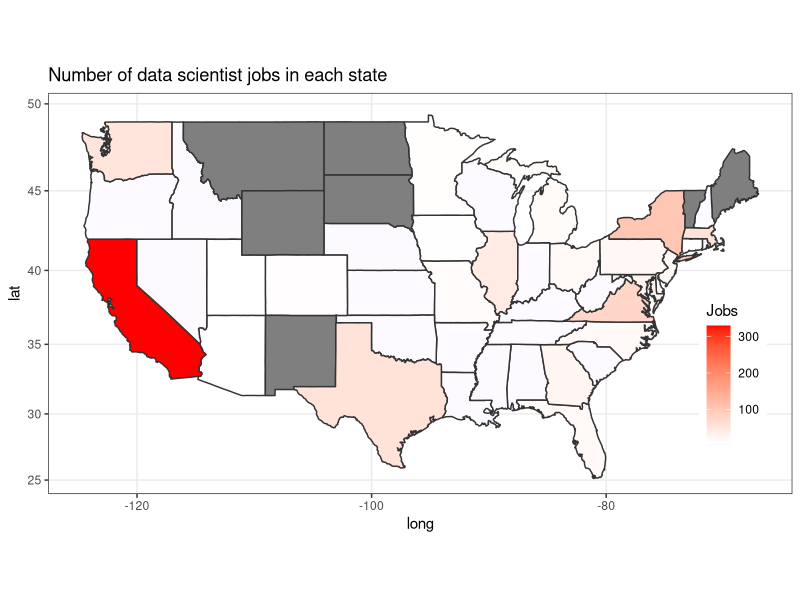
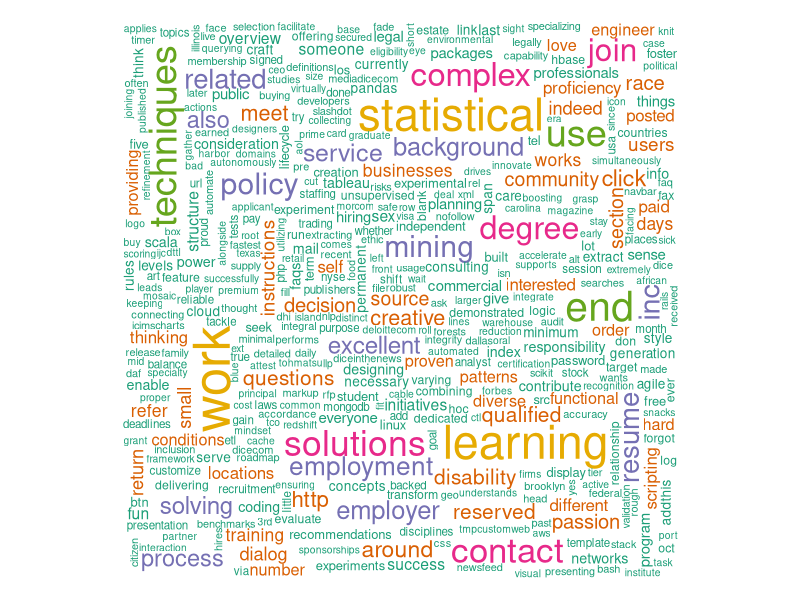
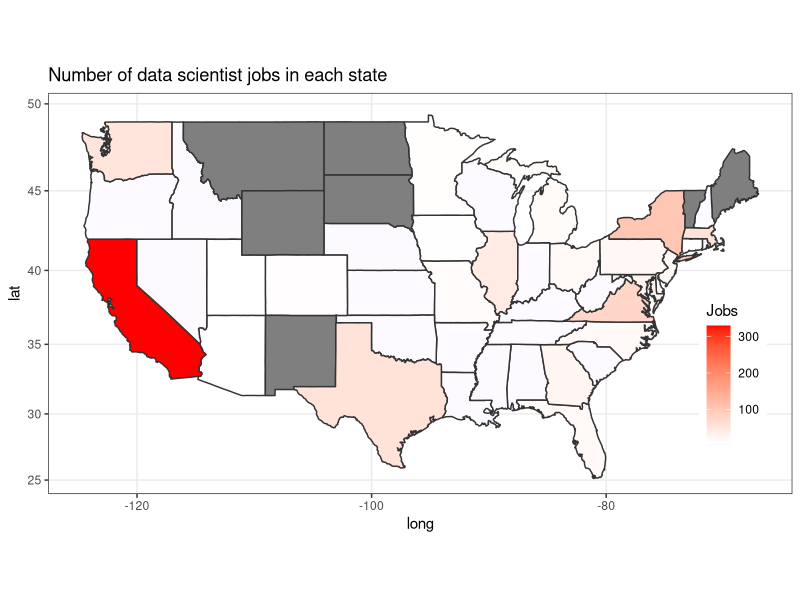
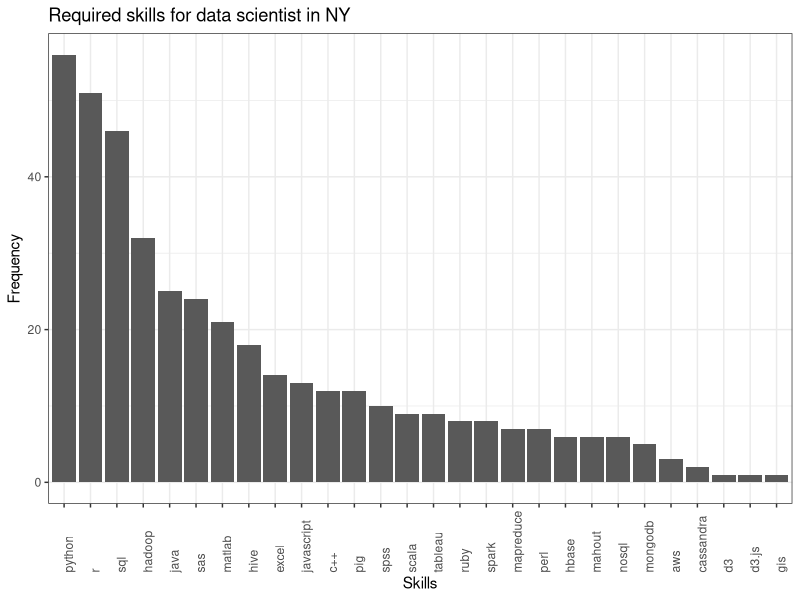
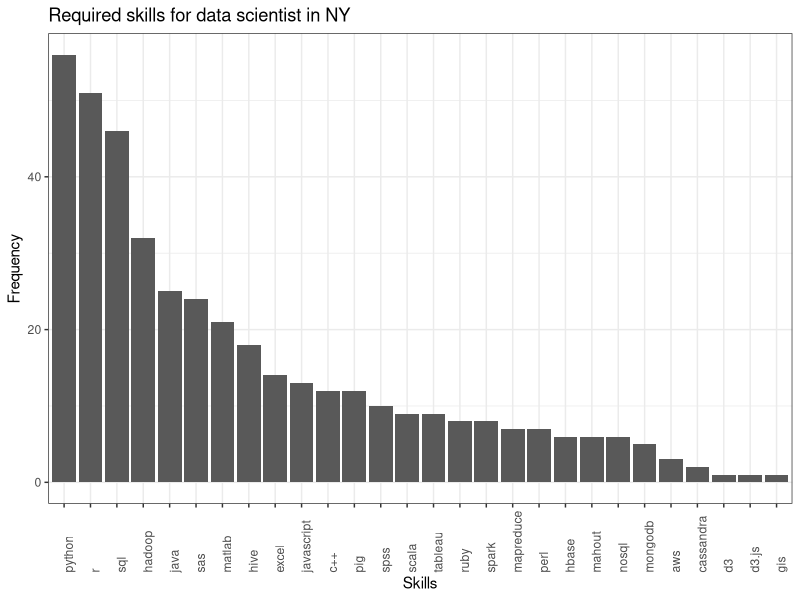

The R source for these figures, in order:
## ---- chunk 1
library(dplyr)
library(ggplot2)
library(wordcloud)
# district of columbia (DC) is missing from the state.name and state.abb. Add them
state.name = c(state.name, 'district of columbia')
state.abb = c(state.abb, 'DC')

df <- read.csv('indeed_DS_jobs_skills.csv')
df$State <- sub('.*, ', '', df$job_loc) %>% sub(' .*', '', .)
df$State_abb <- ifelse(is.na(match(df$State, state.name)), df$State, 
  state.abb[match(df$State, state.name)])  # convert some full name to abbrevation
df$State_name <- state.name[match(df$State_abb, state.abb)]

state_jobs <- count(df, State_name)

states_map <- map_data('state')
states_map$state_jobs <- state_jobs$n[match(states_map$region, 
  tolower(state_jobs$State_name))]
## ---- chunk 2
ggplot(states_map, aes(x = long, y = lat, fill = state_jobs, group = group)) + 
  geom_polygon(color = 'grey20') + 
  coord_map(projection = 'mercator') + 
  scale_fill_gradient2(low = 'blue', high = 'red',
    midpoint = median(state_jobs$n), name = 'Jobs') + 
  theme_bw() + 
  labs(title = 'Number of data scientist jobs in each state') + 
  theme(legend.position = c(.92, .3))
ggsave('states_job.png')
## ---- chunk 3
words_NY <- df$words[df$State_abb == 'NY']
wordcloud(words_NY, colors=brewer.pal(8, "Dark2"))
invisible(dev.copy(png, 'wordcloud.png'))
invisible(dev.off())
## ---- chunk 4
skills_NY <- df$skills[df$State_abb == 'NY'] %>%
    paste(collapse = ' ') %>%
    gsub('[^a-z.+3]', ' ', .) %>%
    gsub('^\\s+', '', .) %>%
    strsplit(split = '\\s+') %>%
    unlist()

# arrange the level of skills, so that they can be plotted from big to small    
skills_factor <- factor(skills_NY, levels = names(sort(-table(skills_NY))))
qplot(skills_factor) + 
    theme_bw() + 
    labs(title = 'Required skills for data scientist in NY', x = 'Skills', 
    y = 'Frequency') + 
    theme(axis.text.x = element_text(angle = 90, hjust = 0))
ggsave('skills.png')
